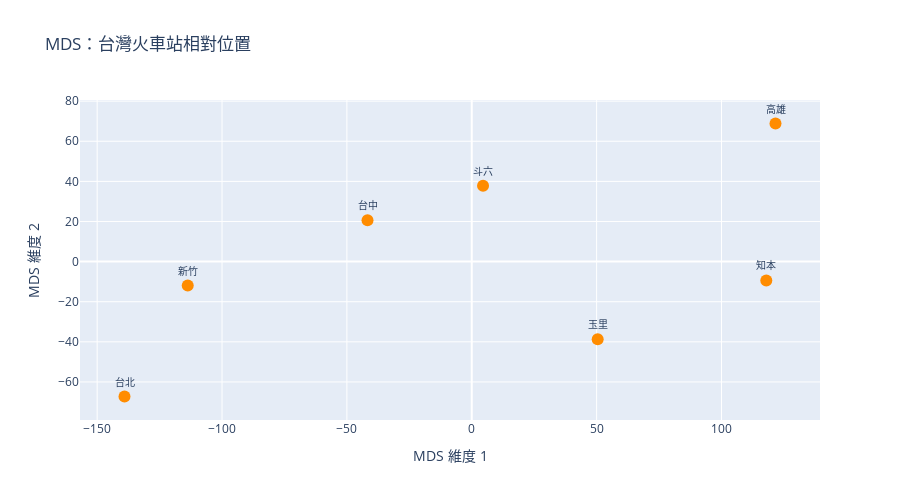
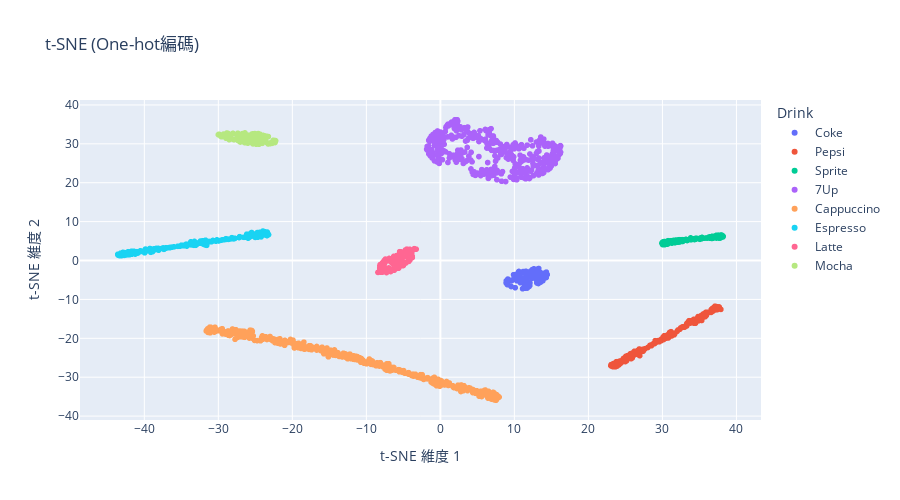
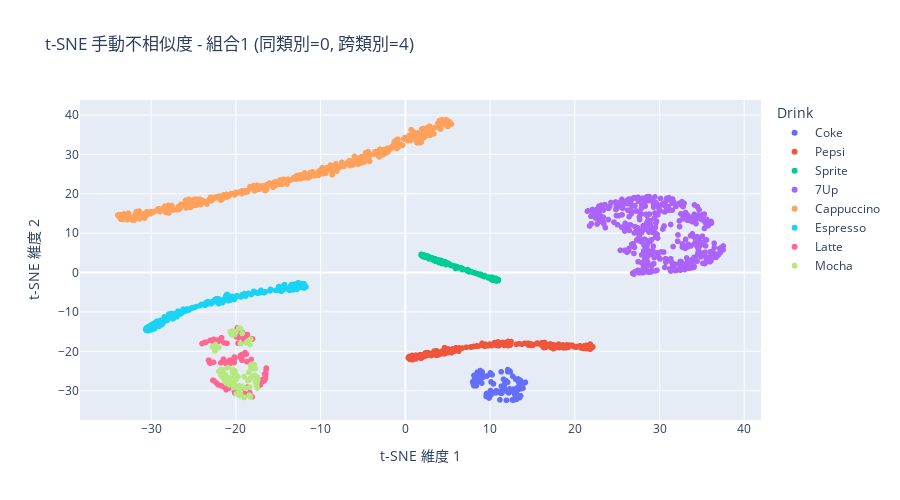
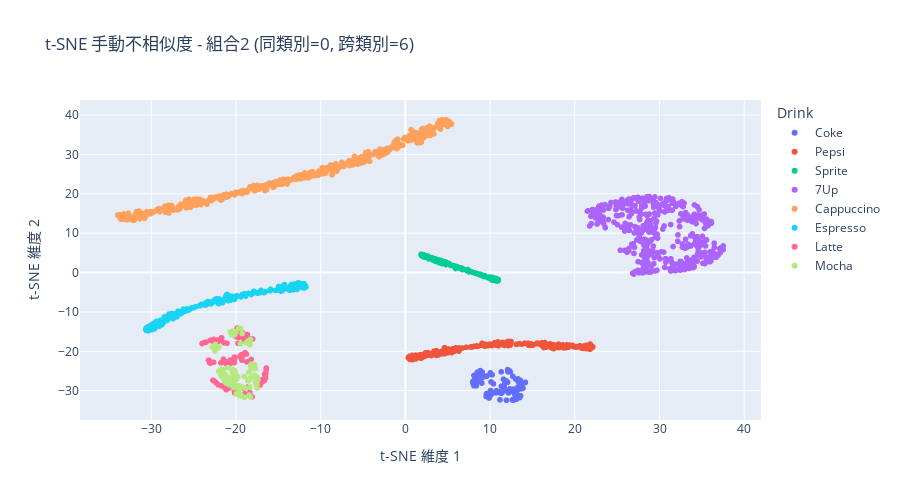

The code cell stored with these charts, in order, in its notebook:
### Code cell
def main():
    """主程式"""
    print("開始執行機器學習作業四...")
    
    # 讀取飲料資料集
    print("讀取飲料資料集...")
    df = load_drink_dataset()
    if df is None:
        print("飲料資料集載入失敗")
        return
    print("飲料資料集載入完成")
    
    print("\n" + "="*60)
    print("開始生成所有互動式圖表")
    print("="*60)
    
    # 1. 火車站MDS圖
    print("\n1. 火車站MDS圖...")
    mds_coords, station_names = process_train_stations()
    fig_mds, mds_df = create_interactive_mds_plot(mds_coords, station_names)
    fig_mds.show()
    print("火車站MDS圖顯示完成")
    
    # 2. One-hot編碼t-SNE
    print("\n 2. t-SNE (One-hot編碼)...")
    tsne_onehot_data = tsne_one_hot(df)
    fig_onehot = create_interactive_tsne_plot(
        tsne_onehot_data, 
        "t-SNE (One-hot編碼)", 
        "onehot"
    )
    fig_onehot.show()
    print("One-hot編碼t-SNE顯示完成")
    
    # 3. 九種手動不相似度組合t-SNE
    print("\n⚙️  3. 九種手動不相似度組合t-SNE...")
    same_category_levels = [0, 1, 2]
    cross_category_levels = [4, 6, 8]
    
    combination_figures = []
    combination_data = []
    
    for row_idx, same_diss in enumerate(same_category_levels):
        for col_idx, cross_diss in enumerate(cross_category_levels):
            combination_idx = row_idx * 3 + col_idx + 1
            print(f"   📊 組合 {combination_idx}/9: 同類別={same_diss}, 跨類別={cross_diss}")
            
            # 計算t-SNE
            tsne_manual_data = tsne_manual_combination(df, same_diss, cross_diss)
            
            # 建立圖表
            title = f"t-SNE 手動不相似度 - 組合{combination_idx} (同類別={same_diss}, 跨類別={cross_diss})"
            fig_manual = create_interactive_tsne_plot(
                tsne_manual_data,
                title,
                f"manual_{same_diss}_{cross_diss}"
            )
            
            # 保存圖片
            filename = f'tsne_manual_same{same_diss}_cross{cross_diss}'
            fig_manual.write_image(file=os.path.join(OUTPUT_DIR, f'{filename}.png'), format='png')
            tsne_manual_data.to_csv(os.path.join(OUTPUT_DIR, f'{filename}.csv'), index=False)
            
            # 顯示圖表
            fig_manual.show()
            
            combination_figures.append(fig_manual)
            combination_data.append(tsne_manual_data)
    
    print("九種組合t-SNE全部顯示完成")
    
    # 4. Word2Vec不相似度t-SNE
    print("\n🤖 4. t-SNE (Word2Vec不相似度)...")
    tsne_w2v_data = tsne_word2vec(df)
    fig_w2v = create_interactive_tsne_plot(
        tsne_w2v_data, 
        "t-SNE (Word2Vec不相似度)", 
        "word2vec"
    )
    fig_w2v.show()
    print("Word2Vec不相似度t-SNE顯示完成")
    
    # 5. 建立九種組合的3x3比較圖
    print("\n 5. 建立九種組合3x3比較圖...")
    comparison_fig = create_nine_combinations_comparison(combination_data)
    print("✅ 比較圖顯示完成")
    
    # 顯示檔案輸出資訊
    print("\n已生成檔案:")
    print(" train_stations_map.html")
    print(" mds_train_stations.png")
    print(" tsne_one_hot.png")
    print(" tsne_word2vec.png")
    print(" tsne_nine_combinations_comparison.png")
    print(" 九個組合圖:")
    
    for same_diss in same_category_levels:
        for cross_diss in cross_category_levels:
            print(f" tsne_manual_same{same_diss}_cross{cross_diss}.png")
    
    print("\n" + "="*60)
    print("所有互動式圖表生成完成")
    print("="*60)
    print("總共顯示了 13 張互動圖表：")
    print(" 1張 火車站MDS圖")
    print(" 1張 One-hot編碼t-SNE圖")
    print(" 9張 手動不相似度組合t-SNE圖")
    print(" 1張 Word2Vec不相似度t-SNE圖")
    print(" 1張 九種組合3x3比較圖")
    print("\n互動功能：")
    print("  每張圖都支援拖拉圈選資料點")
    print("  縮放、平移、懸停查看詳情")
    print("  圈選後在控制台顯示資料統計")
    print("  所有圖表都已保存為PNG和CSV檔案")
    print("\n✨ 程式執行完成！")

def create_nine_combinations_comparison(all_dataframes):
    """建立九種組合的3x3比較圖（互動版）"""
    same_category_levels = [0, 1, 2]
    cross_category_levels = [4, 6, 8]
    
    subplot_titles = []
    for same_diss in same_category_levels:
        for cross_diss in cross_category_levels:
            subplot_titles.append(f"同類別={same_diss}, 跨類別={cross_diss}")
    
    print(f"建立3x3比較圖，共 {len(all_dataframes)} 個子圖")
    for i, df in enumerate(all_dataframes):
        print(f"  子圖 {i+1}: {len(df)} 個資料點, 飲料類型: {df['Drink'].nunique()}")
    
    fig = make_subplots(
        rows=3, cols=3,
        subplot_titles=subplot_titles,
        specs=[[{"secondary_y": False} for _ in range(3)] for _ in range(3)],
        vertical_spacing=0.08,  # 增加垂直間距
        horizontal_spacing=0.05  # 增加水平間距
    )
    
    colors = px.colors.qualitative.Set1
    
    for idx, df in enumerate(all_dataframes):
        row = idx // 3 + 1
        col = idx % 3 + 1
        
        print(f"  處理子圖 {idx+1} (位置: row={row}, col={col})")
        
        unique_drinks = df['Drink'].unique()
        for i, drink in enumerate(unique_drinks):
            drink_data = df[df['Drink'] == drink]
            
            # 檢查資料
            if len(drink_data) == 0:
                print(f"    警告: {drink} 沒有資料點")
                continue
                
            print(f"    添加 {drink}: {len(drink_data)} 個點")
            
            fig.add_trace(
                go.Scatter(
                    x=drink_data['X'], 
                    y=drink_data['Y'],
                    mode='markers',
                    name=drink if idx == 0 else None,
                    marker=dict(
                        color=colors[i % len(colors)], 
                        size=6,  # 增加點的大小
                        opacity=0.8  # 增加透明度
                    ),
                    showlegend=(idx == 0),
                    hovertemplate=f'<b>{drink}</b><br>X: %{{x:.3f}}<br>Y: %{{y:.3f}}<extra></extra>'
                ),
                row=row, col=col
            )
    
    fig.update_layout(
        height=1200,  # 增加高度
        title_text="九種不相似度組合的t-SNE比較",
        title_x=0.5,
        dragmode='select',
        selectdirection='d',
        hovermode='closest',
        legend=dict(
            orientation="h",  # 水平圖例
            yanchor="bottom",
            y=-0.1,
            xanchor="center",
            x=0.5
        )
    )
    
    # 更新所有子圖的軸
    for i in range(1, 4):
        for j in range(1, 4):
            fig.update_xaxes(title_text="t-SNE 維度 1", row=i, col=j)
            fig.update_yaxes(title_text="t-SNE 維度 2", row=i, col=j)
    
    fig.write_image(file=os.path.join(OUTPUT_DIR, 'tsne_nine_combinations_comparison.png'), format='png')
    fig.show()
    
    return fig

if __name__ == '__main__':
    main()

### Figure 1 — Plotly figure (JSON) as saved in the notebook; plotly's stock layout.template omitted (floating-point values rounded to 4 significant figures)
{"data": [{"customdata": [["台北"], ["新竹"], ["台中"], ["斗六"], ["玉里"], ["知本"], ["高雄"]], "hovertemplate": "X=%{x}<br>Y=%{y}<br>Station=%{customdata[0]}<extra></extra>", "legendgroup": "", "marker": {"color": "darkorange", "size": 12, "symbol": "circle"}, "mode": "markers+text", "name": "", "orientation": "v", "showlegend": false, "text": ["台北", "新竹", "台中", "斗六", "玉里", "知本", "高雄"], "textfont": {"size": 10}, "textposition": "top center", "type": "scatter", "x": [-139.1, -113.7, -41.74, 4.521, 50.43, 118.0, 121.6], "xaxis": "x", "y": [-67.25, -11.95, 20.57, 37.86, -38.69, -9.395, 68.85], "yaxis": "y"}], "layout": {"dragmode": "select", "height": 500, "hovermode": "closest", "legend": {"tracegroupgap": 0}, "selectdirection": "d", "title": {"text": "MDS：台灣火車站相對位置"}, "xaxis": {"anchor": "y", "domain": [0, 1], "title": {"text": "MDS 維度 1"}}, "yaxis": {"anchor": "x", "domain": [0, 1], "title": {"text": "MDS 維度 2"}}}}

### Figure 2 — Plotly figure (JSON) as saved in the notebook; plotly's stock layout.template omitted (floating-point values rounded to 4 significant figures; data arrays with more than 128 entries replaced by an {"elided": "..."} marker saying what was removed)
{"data": [{"customdata": {"elided": "100x5 mixed values"}, "hovertemplate": "Drink=%{customdata[0]}<br>X=%{x}<br>Y=%{y}<br>Class=%{customdata[1]}<br>Rank=%{customdata[2]}<br>Amount=%{customdata[3]}<br>Quantity=%{customdata[4]}<extra></extra>", "legendgroup": "Coke", "marker": {"color": "#636efa", "symbol": "circle"}, "mode": "markers", "name": "Coke", "showlegend": true, "type": "scattergl", "x": [11.18, 9.887, 11.49, 11.68, 13.0, 13.31, 10.81, 9.907, 11.74, 10.11, 12.16, 11.11, 12.98, 9.114, 13.24, 12.67, 10.84, 14.32, 11.75, 13.45, 13.12, 11.99, 13.03, 8.903, 12.1, 13.42, 10.67, 9.561, 12.38, 13.14, 10.86, 10.82, 13.97, 10.34, 10.61, 9.145, 11.71, 14.11, 9.439, 10.51, 8.878, 14.19, 12.77, 14.02, 12.04, 8.993, 11.41, 13.68, 10.57, 9.017, 10.14, 14.01, 10.95, 11.17, 9.652, 13.41, 9.128, 10.01, 11.36, 13.52, 10.95, 13.88, 14.02, 13.54, 11.54, 11.2, 13.24, 11.03, 10.51, 11.67, 10.15, 10.13, 9.959, 13.84, 11.74, 14.44, 9.035, 13.06, 10.63, 10.49, 10.11, 10.57, 13.53, 11.39, 12.42, 13.9, 11.4, 12.63, 12.4, 13.29, 11.37, 14.3, 13.3, 12.08, 10.59, 9.987, 11.37, 13.74, 11.55, 11.32], "xaxis": "x", "y": [-2.837, -3.657, -7.106, -3.691, -2.223, -3.734, -5.71, -4.778, -3.991, -6.986, -2.746, -7.247, -4.985, -4.78, -5.908, -4.348, -5.608, -2.984, -4.496, -4.147, -4.88, -6.671, -5.729, -5.232, -5.753, -4.837, -3.224, -6.679, -4.564, -3.319, -4.423, -4.984, -4.361, -5.218, -2.819, -6.223, -2.968, -4.225, -5.106, -4.723, -5.74, -3.849, -2.468, -3.461, -3.558, -5.999, -6.807, -4.041, -4.283, -5.13, -3.6, -3.942, -4.843, -3.183, -5.162, -3.894, -4.869, -4.813, -2.938, -3.107, -5.699, -4.922, -3.257, -5.559, -6.472, -5.377, -2.717, -5.14, -3.721, -5.473, -4.655, -4.335, -3.802, -5.195, -7.067, -3.623, -6.18, -5.782, -3.514, -5.083, -4.034, -2.906, -5.073, -4.538, -2.335, -4.346, -6.56, -2.149, -3.471, -2.059, -5.92, -4.366, -5.579, -6.43, -3.781, -4.432, -6.968, -4.889, -2.767, -4.977], "yaxis": "y"}, {"customdata": {"elided": "200x5 mixed values"}, "hovertemplate": "Drink=%{customdata[0]}<br>X=%{x}<br>Y=%{y}<br>Class=%{customdata[1]}<br>Rank=%{customdata[2]}<br>Amount=%{customdata[3]}<br>Quantity=%{customdata[4]}<extra></extra>", "legendgroup": "Pepsi", "marker": {"color": "#EF553B", "symbol": "circle"}, "mode": "markers", "name": "Pepsi", "showlegend": true, "type": "scattergl", "x": {"elided": "200 float values"}, "xaxis": "x", "y": {"elided": "200 float values"}, "yaxis": "y"}, {"customdata": {"elided": "100x5 mixed values"}, "hovertemplate": "Drink=%{customdata[0]}<br>X=%{x}<br>Y=%{y}<br>Class=%{customdata[1]}<br>Rank=%{customdata[2]}<br>Amount=%{customdata[3]}<br>Quantity=%{customdata[4]}<extra></extra>", "legendgroup": "Sprite", "marker": {"color": "#00cc96", "symbol": "circle"}, "mode": "markers", "name": "Sprite", "showlegend": true, "type": "scattergl", "x": [35.26, 31.82, 37.87, 30.03, 37.13, 36.21, 38.21, 37.63, 30.32, 31.48, 33.82, 31.43, 34.43, 31.17, 31.02, 35.06, 37.33, 30.7, 34.64, 33.11, 32.33, 32.07, 34.09, 35.86, 37.92, 34.13, 33.34, 31.33, 33.56, 32.06, 37.46, 30.31, 34.33, 30.18, 31.79, 31.17, 35.31, 36.06, 36.7, 37.62, 30.91, 32.36, 32.03, 37.55, 32.92, 30.77, 31.83, 36.82, 36.73, 31.74, 36.59, 37.43, 30.28, 37.29, 37.98, 35.48, 36.75, 30.87, 30.02, 33.54, 37.97, 35.35, 35.14, 37.81, 30.03, 36.61, 37.3, 34.49, 36.86, 30.25, 31.67, 34.41, 38.16, 35.62, 30.65, 32.74, 33.18, 30.65, 32.25, 30.36, 32.68, 36.4, 37.78, 34.55, 38.15, 32.26, 29.95, 30.7, 35.12, 31.28, 36.4, 32.4, 36.3, 37.54, 37.81, 33.12, 32.35, 29.94, 38.16, 33.85], "xaxis": "x", "y": [5.67, 5.239, 6.545, 4.325, 6.311, 5.948, 6.199, 5.784, 4.869, 5.156, 5.816, 4.701, 5.447, 5.028, 4.516, 5.454, 5.801, 4.24, 5.631, 5.246, 4.764, 4.708, 5.481, 5.786, 5.921, 5.573, 5.149, 4.566, 5.356, 5.277, 6.476, 4.787, 5.397, 4.856, 4.698, 5.085, 5.625, 5.777, 5.674, 5.813, 4.99, 5.345, 4.864, 6.53, 5.324, 5.096, 5.261, 6.189, 6.198, 5.211, 5.714, 6.434, 4.062, 5.78, 6.546, 5.738, 6.225, 5.003, 4.105, 5.355, 6.549, 5.93, 5.796, 5.789, 4.725, 5.705, 6.472, 5.489, 5.75, 4.219, 4.553, 5.56, 6.226, 5.757, 4.225, 4.897, 5.435, 4.346, 5.344, 4.847, 5.364, 5.745, 5.835, 5.757, 6.346, 4.961, 4.547, 4.277, 5.685, 4.488, 6.099, 5.231, 5.997, 6.516, 5.84, 5.279, 4.848, 4.413, 6.051, 5.317], "yaxis": "y"}, {"customdata": {"elided": "400x5 mixed values"}, "hovertemplate": "Drink=%{customdata[0]}<br>X=%{x}<br>Y=%{y}<br>Class=%{customdata[1]}<br>Rank=%{customdata[2]}<br>Amount=%{customdata[3]}<br>Quantity=%{customdata[4]}<extra></extra>", "legendgroup": "7Up", "marker": {"color": "#ab63fa", "symbol": "circle"}, "mode": "markers", "name": "7Up", "showlegend": true, "type": "scattergl", "x": {"elided": "400 float values"}, "xaxis": "x", "y": {"elided": "400 float values"}, "yaxis": "y"}, {"customdata": {"elided": "400x5 mixed values"}, "hovertemplate": "Drink=%{customdata[0]}<br>X=%{x}<br>Y=%{y}<br>Class=%{customdata[1]}<br>Rank=%{customdata[2]}<br>Amount=%{customdata[3]}<br>Quantity=%{customdata[4]}<extra></extra>", "legendgroup": "Cappuccino ", "marker": {"color": "#FFA15A", "symbol": "circle"}, "mode": "markers", "name": "Cappuccino ", "showlegend": true, "type": "scattergl", "x": {"elided": "400 float values"}, "xaxis": "x", "y": {"elided": "400 float values"}, "yaxis": "y"}, {"customdata": {"elided": "200x5 mixed values"}, "hovertemplate": "Drink=%{customdata[0]}<br>X=%{x}<br>Y=%{y}<br>Class=%{customdata[1]}<br>Rank=%{customdata[2]}<br>Amount=%{customdata[3]}<br>Quantity=%{customdata[4]}<extra></extra>", "legendgroup": "Espresso", "marker": {"color": "#19d3f3", "symbol": "circle"}, "mode": "markers", "name": "Espresso", "showlegend": true, "type": "scattergl", "x": {"elided": "200 float values"}, "xaxis": "x", "y": {"elided": "200 float values"}, "yaxis": "y"}, {"customdata": {"elided": "100x5 mixed values"}, "hovertemplate": "Drink=%{customdata[0]}<br>X=%{x}<br>Y=%{y}<br>Class=%{customdata[1]}<br>Rank=%{customdata[2]}<br>Amount=%{customdata[3]}<br>Quantity=%{customdata[4]}<extra></extra>", "legendgroup": "Latte", "marker": {"color": "#FF6692", "symbol": "circle"}, "mode": "markers", "name": "Latte", "showlegend": true, "type": "scattergl", "x": [-6.217, -3.868, -7.127, -5.97, -8.431, -4.171, -7.853, -4.375, -8.191, -5.5, -3.612, -3.962, -5.813, -6.664, -4.456, -6.771, -4.749, -3.793, -6.233, -7.615, -8.077, -7.801, -4.162, -7.01, -7.338, -5.004, -4.668, -4.268, -5.138, -5.89, -5.951, -5.361, -8.168, -4.839, -7.534, -3.764, -7.281, -6.048, -4.477, -6.397, -6.311, -4.525, -8.002, -7.662, -8.083, -4.376, -6.975, -5.633, -4.031, -5.275, -4.999, -6.576, -5.118, -6.085, -3.272, -7.584, -4.565, -7.03, -8.141, -3.813, -5.998, -7.623, -7.74, -4.117, -4.123, -5.992, -4.988, -5.142, -4.27, -5.836, -5.868, -6.357, -4.203, -6.871, -4.725, -4.351, -7.97, -5.309, -6.482, -4.725, -6.921, -8.072, -8.094, -6.855, -5.643, -4.077, -5.244, -6.009, -5.654, -5.863, -6.193, -5.9, -3.519, -7.421, -5.132, -4.734, -6.718, -6.294, -7.923, -4.646], "xaxis": "x", "y": [0.4021, 1.596, -2.42, 0.02125, -3.06, 2.011, -3.014, 2.008, -1.963, 2.263, 2.811, 2.581, -1.961, 0.02523, 2.533, -2.341, 2.213, 0.7555, -2.491, -1.402, -2.966, -0.5377, 0.2234, -2.294, -2.736, -1.283, -0.6415, -0.2187, -1.335, -0.6401, 0.5699, 2.238, -1.35, 2.362, -0.6519, 2.594, -3.097, -2.123, 1.045, -0.8679, 0.4999, 2.927, -1.526, -2.201, -1.247, 0.698, -1.92, 0.2543, 2.395, -0.2006, -1.008, -0.5675, 1.928, -1.109, 2.914, 0.005184, 0.9002, -0.09526, -1.075, 1.107, -0.8585, -2.419, -0.4082, 0.1218, 2.86, -0.03641, 0.8376, -1.233, 0.6054, -0.2804, 0.8533, -0.3477, 1.211, -2.584, 2.697, 1.23, -1.637, 1.504, -2.276, -0.5548, 0.5313, -2.769, -2.128, -2.209, -1.974, 0.9888, -0.9346, -0.7218, -1.013, 0.7133, 0.4357, 1.276, 3.05, 0.3664, 1.023, 2.472, -2.83, 1.072, -0.8363, 2.204], "yaxis": "y"}, {"customdata": {"elided": "100x5 mixed values"}, "hovertemplate": "Drink=%{customdata[0]}<br>X=%{x}<br>Y=%{y}<br>Class=%{customdata[1]}<br>Rank=%{customdata[2]}<br>Amount=%{customdata[3]}<br>Quantity=%{customdata[4]}<extra></extra>", "legendgroup": "Mocha", "marker": {"color": "#B6E880", "symbol": "circle"}, "mode": "markers", "name": "Mocha", "showlegend": true, "type": "scattergl", "x": [-27.32, -24.85, -29.44, -23.72, -22.97, -23.69, -28.84, -22.5, -25.55, -26.73, -28.04, -27.03, -29.69, -26.02, -26.72, -28.62, -23.88, -29.91, -26.32, -26.87, -22.3, -25.63, -24.08, -24.07, -27.17, -25.35, -25.89, -22.58, -23.47, -29.22, -25.68, -25.07, -27.89, -27.54, -25.17, -25.47, -28.03, -26.42, -25.87, -26.31, -22.27, -24.89, -22.73, -25.31, -23.73, -22.76, -27.48, -23.63, -26.39, -24.6, -24.65, -28.98, -26.42, -24.88, -28.31, -26.03, -24.88, -25.45, -29.55, -28.53, -24.86, -26.4, -23.95, -25.65, -29.17, -25.6, -23.26, -25.33, -25.23, -24.05, -26.02, -25.71, -28.55, -25.0, -30.0, -26.62, -29.3, -26.0, -28.42, -22.91, -24.28, -26.62, -23.25, -27.07, -28.69, -28.56, -24.51, -24.95, -24.39, -24.51, -24.23, -29.17, -23.52, -27.37, -26.51, -28.43, -22.34, -27.05, -28.45, -29.56], "xaxis": "x", "y": [30.83, 31.91, 32.19, 31.07, 30.08, 31.45, 32.78, 30.85, 31.39, 31.49, 31.19, 30.47, 31.96, 30.18, 32.63, 32.56, 30.58, 32.46, 31.33, 32.49, 30.83, 30.35, 30.18, 30.13, 30.92, 32.36, 31.39, 30.9, 30.34, 32.15, 31.1, 32.63, 31.06, 31.42, 31.08, 32.51, 32.68, 31.26, 30.4, 30.63, 30.81, 30.42, 30.14, 29.98, 32.03, 30.14, 32.34, 31.07, 30.27, 32.63, 31.69, 31.46, 32.74, 30.74, 31.58, 31.39, 30.07, 31.81, 32.25, 31.08, 29.9, 32.8, 32.17, 31.03, 32.12, 31.13, 29.96, 32.56, 30.95, 30.97, 32.23, 30.62, 31.26, 32.04, 32.35, 30.48, 32.5, 30.25, 32.1, 30.28, 32.18, 31.56, 31.86, 32.37, 32.66, 31.17, 29.91, 30.38, 32.48, 30.48, 30.84, 31.93, 31.97, 32.72, 32.45, 32.43, 30.34, 31.51, 31.54, 31.82], "yaxis": "y"}], "layout": {"dragmode": "select", "height": 500, "hovermode": "closest", "legend": {"title": {"text": "Drink"}, "tracegroupgap": 0}, "selectdirection": "d", "title": {"text": "t-SNE (One-hot編碼)"}, "xaxis": {"anchor": "y", "domain": [0, 1], "title": {"text": "t-SNE 維度 1"}}, "yaxis": {"anchor": "x", "domain": [0, 1], "title": {"text": "t-SNE 維度 2"}}}}

### Figure 3 — Plotly figure (JSON) as saved in the notebook; plotly's stock layout.template omitted (floating-point values rounded to 4 significant figures; data arrays with more than 128 entries replaced by an {"elided": "..."} marker saying what was removed)
{"data": [{"customdata": {"elided": "100x5 mixed values"}, "hovertemplate": "Drink=%{customdata[0]}<br>X=%{x}<br>Y=%{y}<br>Class=%{customdata[1]}<br>Rank=%{customdata[2]}<br>Amount=%{customdata[3]}<br>Quantity=%{customdata[4]}<extra></extra>", "legendgroup": "Coke", "marker": {"color": "#636efa", "symbol": "circle"}, "mode": "markers", "name": "Coke", "showlegend": true, "type": "scattergl", "x": [13.58, 13.89, 9.699, 12.08, 12.14, 9.649, 11.34, 12.93, 11.74, 11.17, 12.68, 9.884, 9.028, 13.6, 8.103, 10.12, 11.39, 8.846, 11.34, 9.137, 8.943, 9.557, 8.376, 13.5, 10.06, 8.625, 13.73, 11.93, 10.4, 10.24, 12.32, 11.91, 8.417, 12.18, 14.17, 12.62, 13.01, 8.379, 13.16, 12.42, 13.15, 8.538, 12.11, 8.958, 11.89, 12.89, 9.92, 8.957, 12.77, 13.47, 13.75, 8.649, 11.9, 13.34, 12.93, 9.389, 13.54, 12.82, 13.36, 10.04, 11.21, 8.101, 9.074, 8.03, 10.07, 11.26, 11.32, 11.59, 13.41, 10.75, 12.81, 13.12, 13.71, 7.943, 9.539, 8.502, 12.73, 8.328, 13.52, 12.14, 13.39, 14.1, 8.346, 11.68, 12.38, 8.49, 10.11, 12.32, 11.58, 12.09, 10.67, 8.101, 8.222, 9.6, 13.29, 13.14, 9.857, 8.261, 13.3, 11.45], "xaxis": "x", "y": [-27.38, -29.34, -31.54, -27.88, -24.91, -26.26, -30.66, -30.52, -28.22, -32.31, -26.33, -31.85, -28.07, -31.3, -28.76, -27.78, -30.56, -24.9, -28.85, -26.59, -27.87, -31.0, -28.73, -31.72, -29.96, -27.6, -28.27, -32.42, -28.26, -25.95, -29.53, -30.05, -26.44, -30.56, -27.87, -32.34, -27.03, -26.17, -31.18, -30.03, -32.13, -25.73, -25.19, -25.46, -27.46, -32.27, -31.31, -26.33, -29.59, -31.57, -29.15, -25.98, -29.84, -27.7, -31.04, -26.35, -31.33, -30.47, -27.29, -25.49, -30.57, -27.37, -25.27, -28.35, -30.96, -30.16, -25.21, -30.05, -29.05, -29.98, -30.21, -29.93, -29.47, -27.78, -31.44, -25.29, -32.37, -28.76, -28.69, -30.35, -29.64, -27.96, -27.81, -29.22, -25.22, -26.49, -31.1, -24.99, -27.08, -24.65, -30.55, -26.12, -28.47, -30.7, -29.06, -30.13, -31.46, -27.43, -27.02, -29.71], "yaxis": "y"}, {"customdata": {"elided": "200x5 mixed values"}, "hovertemplate": "Drink=%{customdata[0]}<br>X=%{x}<br>Y=%{y}<br>Class=%{customdata[1]}<br>Rank=%{customdata[2]}<br>Amount=%{customdata[3]}<br>Quantity=%{customdata[4]}<extra></extra>", "legendgroup": "Pepsi", "marker": {"color": "#EF553B", "symbol": "circle"}, "mode": "markers", "name": "Pepsi", "showlegend": true, "type": "scattergl", "x": {"elided": "200 float values"}, "xaxis": "x", "y": {"elided": "200 float values"}, "yaxis": "y"}, {"customdata": {"elided": "100x5 mixed values"}, "hovertemplate": "Drink=%{customdata[0]}<br>X=%{x}<br>Y=%{y}<br>Class=%{customdata[1]}<br>Rank=%{customdata[2]}<br>Amount=%{customdata[3]}<br>Quantity=%{customdata[4]}<extra></extra>", "legendgroup": "Sprite", "marker": {"color": "#00cc96", "symbol": "circle"}, "mode": "markers", "name": "Sprite", "showlegend": true, "type": "scattergl", "x": [7.499, 4.234, 10.7, 1.914, 9.821, 8.575, 10.93, 10.17, 2.249, 3.857, 5.924, 3.531, 6.688, 3.473, 3.103, 7.341, 9.93, 2.696, 6.863, 5.315, 4.303, 4.014, 6.33, 8.153, 10.77, 6.364, 5.574, 3.265, 5.868, 4.416, 10.38, 2.421, 6.611, 2.097, 3.798, 3.503, 7.55, 8.365, 9.034, 10.42, 3.157, 4.804, 4.069, 10.22, 5.22, 2.784, 4.271, 9.35, 9.335, 4.152, 8.947, 10.1, 2.138, 9.796, 10.96, 7.732, 9.367, 2.957, 1.866, 5.842, 10.95, 7.533, 7.317, 10.33, 1.951, 8.966, 10.18, 6.749, 9.242, 2.087, 3.59, 6.64, 10.89, 7.881, 2.612, 4.784, 5.438, 2.463, 4.706, 2.304, 5.089, 8.718, 10.59, 6.729, 10.96, 4.564, 1.88, 2.676, 7.328, 3.222, 8.9, 4.644, 8.689, 10.21, 10.67, 5.341, 4.388, 1.858, 10.77, 6.131], "xaxis": "x", "y": [0.4355, 3.029, -1.935, 4.439, -1.157, -0.3603, -2.104, -1.757, 3.957, 3.241, 1.031, 3.18, 1.063, 3.521, 3.732, 0.7568, -1.26, 4.161, 0.8077, 1.873, 2.281, 2.479, 1.224, -0.07254, -1.601, 1.163, 1.78, 3.186, 1.634, 2.747, -1.372, 4.251, 1.173, 4.046, 2.791, 3.527, 0.4246, -0.2193, -0.7876, -1.38, 3.732, 2.6, 2.559, -1.873, 2.087, 3.465, 3.038, -1.012, -0.7828, 3.094, -0.6733, -1.672, 4.534, -1.358, -1.777, 0.2419, -0.8226, 3.543, 4.623, 1.641, -1.784, 0.1611, 0.4042, -1.979, 4.258, -0.6951, -1.174, 0.992, -0.9895, 4.351, 2.83, 0.985, -2.06, 0.1201, 4.202, 2.03, 1.801, 3.87, 2.709, 3.927, 2.346, -0.5108, -1.523, 0.7336, -2.005, 2.693, 4.401, 4.117, 0.5092, 3.296, -0.4652, 2.359, -0.4185, -1.843, -1.477, 1.86, 2.325, 4.465, -2.154, 1.481], "yaxis": "y"}, {"customdata": {"elided": "400x5 mixed values"}, "hovertemplate": "Drink=%{customdata[0]}<br>X=%{x}<br>Y=%{y}<br>Class=%{customdata[1]}<br>Rank=%{customdata[2]}<br>Amount=%{customdata[3]}<br>Quantity=%{customdata[4]}<extra></extra>", "legendgroup": "7Up", "marker": {"color": "#ab63fa", "symbol": "circle"}, "mode": "markers", "name": "7Up", "showlegend": true, "type": "scattergl", "x": {"elided": "400 float values"}, "xaxis": "x", "y": {"elided": "400 float values"}, "yaxis": "y"}, {"customdata": {"elided": "400x5 mixed values"}, "hovertemplate": "Drink=%{customdata[0]}<br>X=%{x}<br>Y=%{y}<br>Class=%{customdata[1]}<br>Rank=%{customdata[2]}<br>Amount=%{customdata[3]}<br>Quantity=%{customdata[4]}<extra></extra>", "legendgroup": "Cappuccino ", "marker": {"color": "#FFA15A", "symbol": "circle"}, "mode": "markers", "name": "Cappuccino ", "showlegend": true, "type": "scattergl", "x": {"elided": "400 float values"}, "xaxis": "x", "y": {"elided": "400 float values"}, "yaxis": "y"}, {"customdata": {"elided": "200x5 mixed values"}, "hovertemplate": "Drink=%{customdata[0]}<br>X=%{x}<br>Y=%{y}<br>Class=%{customdata[1]}<br>Rank=%{customdata[2]}<br>Amount=%{customdata[3]}<br>Quantity=%{customdata[4]}<extra></extra>", "legendgroup": "Espresso", "marker": {"color": "#19d3f3", "symbol": "circle"}, "mode": "markers", "name": "Espresso", "showlegend": true, "type": "scattergl", "x": {"elided": "200 float values"}, "xaxis": "x", "y": {"elided": "200 float values"}, "yaxis": "y"}, {"customdata": {"elided": "100x5 mixed values"}, "hovertemplate": "Drink=%{customdata[0]}<br>X=%{x}<br>Y=%{y}<br>Class=%{customdata[1]}<br>Rank=%{customdata[2]}<br>Amount=%{customdata[3]}<br>Quantity=%{customdata[4]}<extra></extra>", "legendgroup": "Latte", "marker": {"color": "#FF6692", "symbol": "circle"}, "mode": "markers", "name": "Latte", "showlegend": true, "type": "scattergl", "x": [-19.46, -21.7, -20.88, -20.13, -18.09, -19.96, -18.95, -19.68, -17.13, -18.03, -19.84, -19.63, -22.58, -19.28, -19.13, -21.38, -19.07, -23.05, -22.08, -16.81, -18.52, -16.49, -23.54, -21.12, -20.21, -23.1, -23.24, -24.0, -23.01, -21.04, -19.5, -18.2, -16.63, -18.87, -16.62, -19.84, -20.15, -22.33, -22.04, -20.67, -19.28, -18.65, -16.78, -18.62, -16.61, -22.45, -21.32, -20.18, -19.68, -21.48, -23.0, -20.2, -19.04, -21.18, -19.84, -16.44, -22.05, -18.71, -16.51, -22.63, -21.09, -19.02, -16.48, -23.7, -19.21, -20.19, -21.42, -22.95, -22.71, -20.7, -19.3, -20.24, -22.16, -21.13, -18.69, -22.01, -16.86, -19.75, -21.74, -23.17, -18.19, -18.36, -17.49, -21.33, -22.72, -22.46, -22.62, -20.97, -21.77, -19.43, -19.45, -18.92, -19.54, -16.4, -21.05, -18.89, -21.16, -18.77, -16.53, -19.18], "xaxis": "x", "y": [-21.49, -16.54, -29.39, -21.88, -31.56, -16.31, -30.78, -16.46, -28.55, -16.87, -14.67, -15.36, -27.51, -22.26, -16.07, -29.09, -16.56, -17.22, -28.52, -27.14, -30.86, -25.72, -17.69, -29.22, -29.88, -22.91, -22.31, -18.02, -23.0, -22.66, -21.2, -16.85, -27.38, -16.53, -25.76, -15.08, -30.58, -27.97, -17.36, -23.03, -21.43, -15.73, -27.57, -29.08, -27.14, -17.4, -28.99, -21.46, -15.69, -21.99, -22.74, -22.86, -17.07, -23.11, -14.05, -24.65, -17.44, -22.64, -26.89, -16.98, -22.88, -29.5, -25.46, -17.75, -15.29, -21.97, -17.83, -22.93, -17.42, -22.23, -20.82, -22.54, -17.14, -29.37, -16.17, -17.21, -27.75, -17.96, -28.77, -22.28, -22.07, -30.46, -28.9, -29.08, -27.36, -17.2, -22.79, -22.77, -22.92, -20.99, -21.44, -20.34, -14.18, -24.24, -17.97, -16.37, -29.75, -20.71, -26.32, -16.49], "yaxis": "y"}, {"customdata": {"elided": "100x5 mixed values"}, "hovertemplate": "Drink=%{customdata[0]}<br>X=%{x}<br>Y=%{y}<br>Class=%{customdata[1]}<br>Rank=%{customdata[2]}<br>Amount=%{customdata[3]}<br>Quantity=%{customdata[4]}<extra></extra>", "legendgroup": "Mocha", "marker": {"color": "#B6E880", "symbol": "circle"}, "mode": "markers", "name": "Mocha", "showlegend": true, "type": "scattergl", "x": [-21.74, -18.38, -20.1, -18.99, -19.69, -18.37, -18.27, -18.43, -19.77, -20.29, -22.42, -22.02, -20.46, -21.62, -17.95, -18.6, -19.68, -19.45, -20.27, -18.12, -18.3, -21.13, -20.19, -20.22, -21.48, -18.0, -19.97, -18.43, -19.66, -20.14, -20.22, -17.56, -22.48, -20.94, -19.97, -17.84, -18.35, -20.4, -21.23, -21.24, -18.29, -20.56, -19.51, -21.33, -17.57, -19.51, -18.18, -18.91, -21.77, -17.41, -18.59, -22.41, -17.8, -20.22, -22.02, -20.04, -20.93, -19.02, -20.0, -22.79, -21.13, -17.73, -17.53, -20.29, -20.19, -20.14, -19.95, -17.73, -20.17, -19.34, -18.47, -20.84, -22.57, -18.29, -19.66, -21.69, -19.26, -21.51, -19.46, -19.42, -17.69, -20.13, -17.49, -18.25, -18.46, -22.69, -20.77, -20.65, -17.47, -20.24, -19.65, -20.49, -17.53, -17.81, -18.17, -18.77, -19.0, -20.42, -22.12, -20.66], "xaxis": "x", "y": [-24.59, -27.07, -15.28, -29.27, -31.05, -29.06, -16.94, -31.25, -26.49, -24.87, -19.56, -25.1, -14.86, -26.51, -24.06, -17.45, -29.34, -14.16, -25.49, -23.93, -31.53, -26.96, -29.21, -29.24, -24.69, -26.28, -26.05, -31.13, -30.17, -15.69, -26.48, -26.49, -19.91, -24.14, -27.13, -26.06, -18.29, -25.39, -26.62, -25.94, -31.58, -27.96, -31.26, -27.56, -28.58, -31.24, -23.28, -29.39, -26.01, -27.03, -27.45, -18.27, -24.38, -27.78, -19.02, -25.86, -28.07, -26.41, -15.06, -18.85, -28.08, -24.4, -28.19, -26.56, -15.78, -26.56, -30.81, -26.22, -27.14, -28.94, -25.33, -26.7, -18.81, -26.82, -14.08, -25.62, -15.46, -26.5, -18.06, -31.01, -27.71, -24.96, -29.32, -23.74, -17.28, -18.81, -28.52, -27.88, -27.4, -28.48, -28.76, -15.8, -28.9, -23.38, -24.35, -17.8, -31.71, -24.52, -18.87, -15.08], "yaxis": "y"}], "layout": {"dragmode": "select", "height": 500, "hovermode": "closest", "legend": {"title": {"text": "Drink"}, "tracegroupgap": 0}, "selectdirection": "d", "title": {"text": "t-SNE 手動不相似度 - 組合1 (同類別=0, 跨類別=4)"}, "xaxis": {"anchor": "y", "domain": [0, 1], "title": {"text": "t-SNE 維度 1"}}, "yaxis": {"anchor": "x", "domain": [0, 1], "title": {"text": "t-SNE 維度 2"}}}}

### Figure 4 — Plotly figure (JSON) as saved in the notebook; plotly's stock layout.template omitted (floating-point values rounded to 4 significant figures; data arrays with more than 128 entries replaced by an {"elided": "..."} marker saying what was removed)
{"data": [{"customdata": {"elided": "100x5 mixed values"}, "hovertemplate": "Drink=%{customdata[0]}<br>X=%{x}<br>Y=%{y}<br>Class=%{customdata[1]}<br>Rank=%{customdata[2]}<br>Amount=%{customdata[3]}<br>Quantity=%{customdata[4]}<extra></extra>", "legendgroup": "Coke", "marker": {"color": "#636efa", "symbol": "circle"}, "mode": "markers", "name": "Coke", "showlegend": true, "type": "scattergl", "x": [13.58, 13.89, 9.699, 12.08, 12.14, 9.649, 11.34, 12.93, 11.74, 11.17, 12.68, 9.884, 9.028, 13.6, 8.103, 10.12, 11.39, 8.846, 11.34, 9.137, 8.943, 9.557, 8.376, 13.5, 10.06, 8.625, 13.73, 11.93, 10.4, 10.24, 12.32, 11.91, 8.417, 12.18, 14.17, 12.62, 13.01, 8.379, 13.16, 12.42, 13.15, 8.538, 12.11, 8.958, 11.89, 12.89, 9.92, 8.957, 12.77, 13.47, 13.75, 8.649, 11.9, 13.34, 12.93, 9.389, 13.54, 12.82, 13.36, 10.04, 11.21, 8.101, 9.074, 8.03, 10.07, 11.26, 11.32, 11.59, 13.41, 10.75, 12.81, 13.12, 13.71, 7.943, 9.539, 8.502, 12.73, 8.328, 13.52, 12.14, 13.39, 14.1, 8.346, 11.68, 12.38, 8.49, 10.11, 12.32, 11.58, 12.09, 10.67, 8.101, 8.222, 9.6, 13.29, 13.14, 9.857, 8.261, 13.3, 11.45], "xaxis": "x", "y": [-27.38, -29.34, -31.54, -27.88, -24.91, -26.26, -30.66, -30.52, -28.22, -32.31, -26.33, -31.85, -28.07, -31.3, -28.76, -27.78, -30.56, -24.9, -28.85, -26.59, -27.87, -31.0, -28.73, -31.72, -29.96, -27.6, -28.27, -32.42, -28.26, -25.95, -29.53, -30.05, -26.44, -30.56, -27.87, -32.34, -27.03, -26.17, -31.18, -30.03, -32.13, -25.73, -25.19, -25.46, -27.46, -32.27, -31.31, -26.33, -29.59, -31.57, -29.15, -25.98, -29.84, -27.7, -31.04, -26.35, -31.33, -30.47, -27.29, -25.49, -30.57, -27.37, -25.27, -28.35, -30.96, -30.16, -25.21, -30.05, -29.05, -29.98, -30.21, -29.93, -29.47, -27.78, -31.44, -25.29, -32.37, -28.76, -28.69, -30.35, -29.64, -27.96, -27.81, -29.22, -25.22, -26.49, -31.1, -24.99, -27.08, -24.65, -30.55, -26.12, -28.47, -30.7, -29.06, -30.13, -31.46, -27.43, -27.02, -29.71], "yaxis": "y"}, {"customdata": {"elided": "200x5 mixed values"}, "hovertemplate": "Drink=%{customdata[0]}<br>X=%{x}<br>Y=%{y}<br>Class=%{customdata[1]}<br>Rank=%{customdata[2]}<br>Amount=%{customdata[3]}<br>Quantity=%{customdata[4]}<extra></extra>", "legendgroup": "Pepsi", "marker": {"color": "#EF553B", "symbol": "circle"}, "mode": "markers", "name": "Pepsi", "showlegend": true, "type": "scattergl", "x": {"elided": "200 float values"}, "xaxis": "x", "y": {"elided": "200 float values"}, "yaxis": "y"}, {"customdata": {"elided": "100x5 mixed values"}, "hovertemplate": "Drink=%{customdata[0]}<br>X=%{x}<br>Y=%{y}<br>Class=%{customdata[1]}<br>Rank=%{customdata[2]}<br>Amount=%{customdata[3]}<br>Quantity=%{customdata[4]}<extra></extra>", "legendgroup": "Sprite", "marker": {"color": "#00cc96", "symbol": "circle"}, "mode": "markers", "name": "Sprite", "showlegend": true, "type": "scattergl", "x": [7.499, 4.234, 10.7, 1.914, 9.821, 8.575, 10.93, 10.17, 2.249, 3.857, 5.924, 3.531, 6.688, 3.473, 3.103, 7.341, 9.93, 2.696, 6.863, 5.315, 4.303, 4.014, 6.33, 8.153, 10.77, 6.364, 5.574, 3.265, 5.868, 4.416, 10.38, 2.421, 6.611, 2.097, 3.798, 3.503, 7.55, 8.365, 9.034, 10.42, 3.157, 4.804, 4.069, 10.22, 5.22, 2.784, 4.271, 9.35, 9.335, 4.152, 8.947, 10.1, 2.138, 9.796, 10.96, 7.732, 9.367, 2.957, 1.866, 5.842, 10.95, 7.533, 7.317, 10.33, 1.951, 8.966, 10.18, 6.749, 9.242, 2.087, 3.59, 6.64, 10.89, 7.881, 2.612, 4.784, 5.438, 2.463, 4.706, 2.304, 5.089, 8.718, 10.59, 6.729, 10.96, 4.564, 1.88, 2.676, 7.328, 3.222, 8.9, 4.644, 8.689, 10.21, 10.67, 5.341, 4.388, 1.858, 10.77, 6.131], "xaxis": "x", "y": [0.4355, 3.029, -1.935, 4.439, -1.157, -0.3603, -2.104, -1.757, 3.957, 3.241, 1.031, 3.18, 1.063, 3.521, 3.732, 0.7568, -1.26, 4.161, 0.8077, 1.873, 2.281, 2.479, 1.224, -0.07254, -1.601, 1.163, 1.78, 3.186, 1.634, 2.747, -1.372, 4.251, 1.173, 4.046, 2.791, 3.527, 0.4246, -0.2193, -0.7876, -1.38, 3.732, 2.6, 2.559, -1.873, 2.087, 3.465, 3.038, -1.012, -0.7828, 3.094, -0.6733, -1.672, 4.534, -1.358, -1.777, 0.2419, -0.8226, 3.543, 4.623, 1.641, -1.784, 0.1611, 0.4042, -1.979, 4.258, -0.6951, -1.174, 0.992, -0.9895, 4.351, 2.83, 0.985, -2.06, 0.1201, 4.202, 2.03, 1.801, 3.87, 2.709, 3.927, 2.346, -0.5108, -1.523, 0.7336, -2.005, 2.693, 4.401, 4.117, 0.5092, 3.296, -0.4652, 2.359, -0.4185, -1.843, -1.477, 1.86, 2.325, 4.465, -2.154, 1.481], "yaxis": "y"}, {"customdata": {"elided": "400x5 mixed values"}, "hovertemplate": "Drink=%{customdata[0]}<br>X=%{x}<br>Y=%{y}<br>Class=%{customdata[1]}<br>Rank=%{customdata[2]}<br>Amount=%{customdata[3]}<br>Quantity=%{customdata[4]}<extra></extra>", "legendgroup": "7Up", "marker": {"color": "#ab63fa", "symbol": "circle"}, "mode": "markers", "name": "7Up", "showlegend": true, "type": "scattergl", "x": {"elided": "400 float values"}, "xaxis": "x", "y": {"elided": "400 float values"}, "yaxis": "y"}, {"customdata": {"elided": "400x5 mixed values"}, "hovertemplate": "Drink=%{customdata[0]}<br>X=%{x}<br>Y=%{y}<br>Class=%{customdata[1]}<br>Rank=%{customdata[2]}<br>Amount=%{customdata[3]}<br>Quantity=%{customdata[4]}<extra></extra>", "legendgroup": "Cappuccino ", "marker": {"color": "#FFA15A", "symbol": "circle"}, "mode": "markers", "name": "Cappuccino ", "showlegend": true, "type": "scattergl", "x": {"elided": "400 float values"}, "xaxis": "x", "y": {"elided": "400 float values"}, "yaxis": "y"}, {"customdata": {"elided": "200x5 mixed values"}, "hovertemplate": "Drink=%{customdata[0]}<br>X=%{x}<br>Y=%{y}<br>Class=%{customdata[1]}<br>Rank=%{customdata[2]}<br>Amount=%{customdata[3]}<br>Quantity=%{customdata[4]}<extra></extra>", "legendgroup": "Espresso", "marker": {"color": "#19d3f3", "symbol": "circle"}, "mode": "markers", "name": "Espresso", "showlegend": true, "type": "scattergl", "x": {"elided": "200 float values"}, "xaxis": "x", "y": {"elided": "200 float values"}, "yaxis": "y"}, {"customdata": {"elided": "100x5 mixed values"}, "hovertemplate": "Drink=%{customdata[0]}<br>X=%{x}<br>Y=%{y}<br>Class=%{customdata[1]}<br>Rank=%{customdata[2]}<br>Amount=%{customdata[3]}<br>Quantity=%{customdata[4]}<extra></extra>", "legendgroup": "Latte", "marker": {"color": "#FF6692", "symbol": "circle"}, "mode": "markers", "name": "Latte", "showlegend": true, "type": "scattergl", "x": [-19.46, -21.7, -20.88, -20.13, -18.09, -19.96, -18.95, -19.68, -17.13, -18.03, -19.84, -19.63, -22.58, -19.28, -19.13, -21.38, -19.07, -23.05, -22.08, -16.81, -18.52, -16.49, -23.54, -21.12, -20.21, -23.1, -23.24, -24.0, -23.01, -21.04, -19.5, -18.2, -16.63, -18.87, -16.62, -19.84, -20.15, -22.33, -22.04, -20.67, -19.28, -18.65, -16.78, -18.62, -16.61, -22.45, -21.32, -20.18, -19.68, -21.48, -23.0, -20.2, -19.04, -21.18, -19.84, -16.44, -22.05, -18.71, -16.51, -22.63, -21.09, -19.02, -16.48, -23.7, -19.21, -20.19, -21.42, -22.95, -22.71, -20.7, -19.3, -20.24, -22.16, -21.13, -18.69, -22.01, -16.86, -19.75, -21.74, -23.17, -18.19, -18.36, -17.49, -21.33, -22.72, -22.46, -22.62, -20.97, -21.77, -19.43, -19.45, -18.92, -19.54, -16.4, -21.05, -18.89, -21.16, -18.77, -16.53, -19.18], "xaxis": "x", "y": [-21.49, -16.54, -29.39, -21.88, -31.56, -16.31, -30.78, -16.46, -28.55, -16.87, -14.67, -15.36, -27.51, -22.26, -16.07, -29.09, -16.56, -17.22, -28.52, -27.14, -30.86, -25.72, -17.69, -29.22, -29.88, -22.91, -22.31, -18.02, -23.0, -22.66, -21.2, -16.85, -27.38, -16.53, -25.76, -15.08, -30.58, -27.97, -17.36, -23.03, -21.43, -15.73, -27.57, -29.08, -27.14, -17.4, -28.99, -21.46, -15.69, -21.99, -22.74, -22.86, -17.07, -23.11, -14.05, -24.65, -17.44, -22.64, -26.89, -16.98, -22.88, -29.5, -25.46, -17.75, -15.29, -21.97, -17.83, -22.93, -17.42, -22.23, -20.82, -22.54, -17.14, -29.37, -16.17, -17.21, -27.75, -17.96, -28.77, -22.28, -22.07, -30.46, -28.9, -29.08, -27.36, -17.2, -22.79, -22.77, -22.92, -20.99, -21.44, -20.34, -14.18, -24.24, -17.97, -16.37, -29.75, -20.71, -26.32, -16.49], "yaxis": "y"}, {"customdata": {"elided": "100x5 mixed values"}, "hovertemplate": "Drink=%{customdata[0]}<br>X=%{x}<br>Y=%{y}<br>Class=%{customdata[1]}<br>Rank=%{customdata[2]}<br>Amount=%{customdata[3]}<br>Quantity=%{customdata[4]}<extra></extra>", "legendgroup": "Mocha", "marker": {"color": "#B6E880", "symbol": "circle"}, "mode": "markers", "name": "Mocha", "showlegend": true, "type": "scattergl", "x": [-21.74, -18.38, -20.1, -18.99, -19.69, -18.37, -18.27, -18.43, -19.77, -20.29, -22.42, -22.02, -20.46, -21.62, -17.95, -18.6, -19.68, -19.45, -20.27, -18.12, -18.3, -21.13, -20.19, -20.22, -21.48, -18.0, -19.97, -18.43, -19.66, -20.14, -20.22, -17.56, -22.48, -20.94, -19.97, -17.84, -18.35, -20.4, -21.23, -21.24, -18.29, -20.56, -19.51, -21.33, -17.57, -19.51, -18.18, -18.91, -21.77, -17.41, -18.59, -22.41, -17.8, -20.22, -22.02, -20.04, -20.93, -19.02, -20.0, -22.79, -21.13, -17.73, -17.53, -20.29, -20.19, -20.14, -19.95, -17.73, -20.17, -19.34, -18.47, -20.84, -22.57, -18.29, -19.66, -21.69, -19.26, -21.51, -19.46, -19.42, -17.69, -20.13, -17.49, -18.25, -18.46, -22.69, -20.77, -20.65, -17.47, -20.24, -19.65, -20.49, -17.53, -17.81, -18.17, -18.77, -19.0, -20.42, -22.12, -20.66], "xaxis": "x", "y": [-24.59, -27.07, -15.28, -29.27, -31.05, -29.06, -16.94, -31.25, -26.49, -24.87, -19.56, -25.1, -14.86, -26.51, -24.06, -17.45, -29.34, -14.16, -25.49, -23.93, -31.53, -26.96, -29.21, -29.24, -24.69, -26.28, -26.05, -31.13, -30.17, -15.69, -26.48, -26.49, -19.91, -24.14, -27.13, -26.06, -18.29, -25.39, -26.62, -25.94, -31.58, -27.96, -31.26, -27.56, -28.58, -31.24, -23.28, -29.39, -26.01, -27.03, -27.45, -18.27, -24.38, -27.78, -19.02, -25.86, -28.07, -26.41, -15.06, -18.85, -28.08, -24.4, -28.19, -26.56, -15.78, -26.56, -30.81, -26.22, -27.14, -28.94, -25.33, -26.7, -18.81, -26.82, -14.08, -25.62, -15.46, -26.5, -18.06, -31.01, -27.71, -24.96, -29.32, -23.74, -17.28, -18.81, -28.52, -27.88, -27.4, -28.48, -28.76, -15.8, -28.9, -23.38, -24.35, -17.8, -31.71, -24.52, -18.87, -15.08], "yaxis": "y"}], "layout": {"dragmode": "select", "height": 500, "hovermode": "closest", "legend": {"title": {"text": "Drink"}, "tracegroupgap": 0}, "selectdirection": "d", "title": {"text": "t-SNE 手動不相似度 - 組合2 (同類別=0, 跨類別=6)"}, "xaxis": {"anchor": "y", "domain": [0, 1], "title": {"text": "t-SNE 維度 1"}}, "yaxis": {"anchor": "x", "domain": [0, 1], "title": {"text": "t-SNE 維度 2"}}}}
